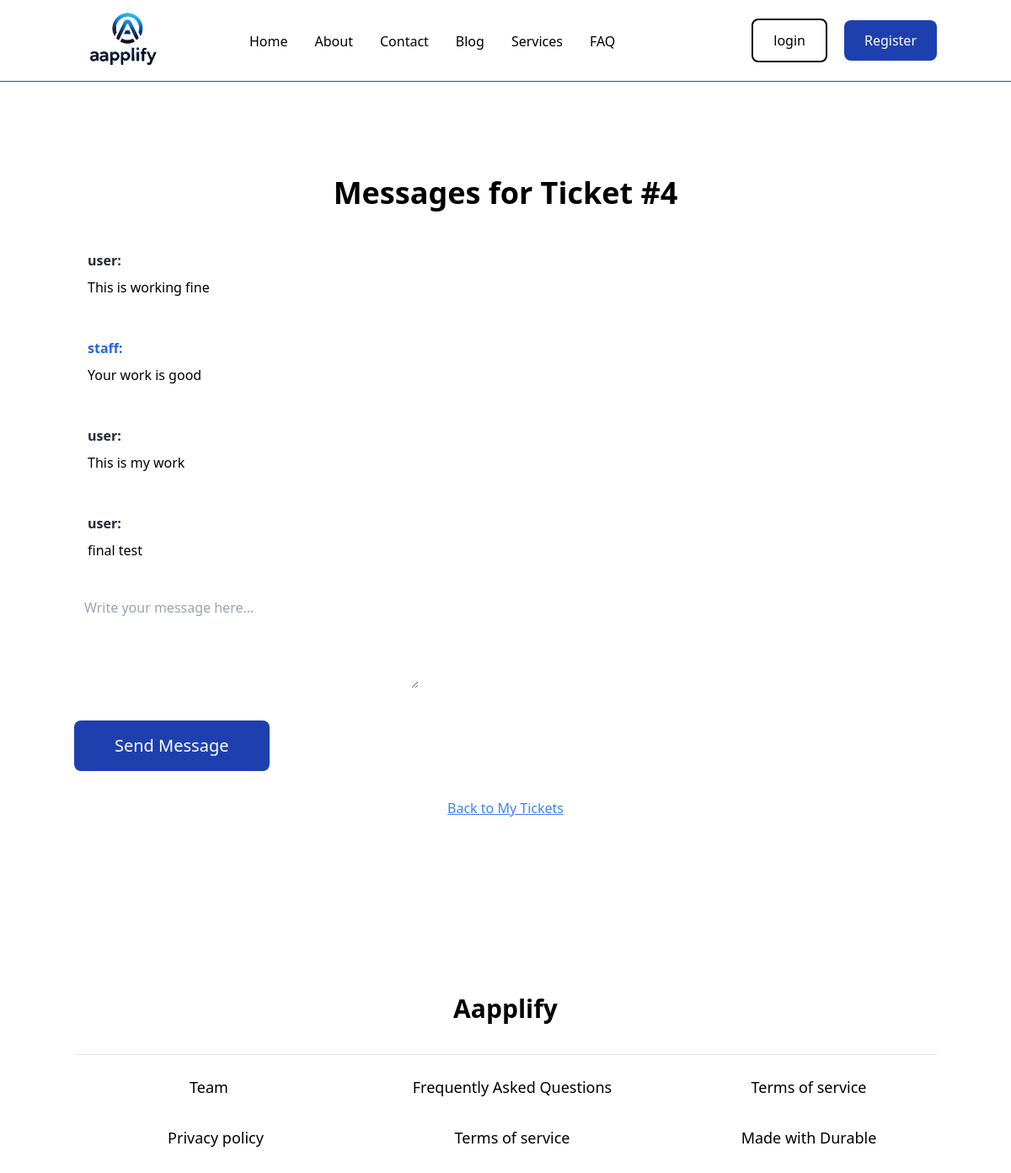
The page /tickets/4/ on the database its author committed.
### mainapp/models.py (models this page shows, shortened)
class Ticket(BaseModel):
    subject = models.CharField(_("Subject"), max_length=255)
    staff = models.ForeignKey('authentication.User', on_delete=models.CASCADE, related_name='staffs', null=True, blank=True)
    user = models.ForeignKey('authentication.User', on_delete=models.CASCADE, related_name="users", null=True, blank=True)
    class Meta:
        verbose_name = _("Ticket")
        verbose_name_plural = _("Tickets")

class Message(BaseModel):
    room = models.ForeignKey(Ticket, on_delete=models.CASCADE, related_name="messages")
    user = models.ForeignKey('authentication.User', on_delete=models.CASCADE, related_name="message_users")
    content = CKEditor5Field('Text', config_name='extends')
    is_staff_response = models.BooleanField(default=False)
    class Meta:
        verbose_name = _("Message")
        verbose_name_plural = _("Messages")
        ordering = ['-pk']

### authentication/models.py (models this page shows, shortened)
class BaseModel(models.Model):
    created_at = models.DateTimeField(auto_now_add=True)
    updated_at = models.DateTimeField(auto_now=True)
    class Meta:
        abstract = True

class User(BaseModel, AbstractBaseUser, PermissionsMixin):
    STAFF = "STAFF"
    REGULAR_USER = "USER"
    ROLES = [
        (STAFF, STAFF),
        (REGULAR_USER, REGULAR_USER)
    ]
    username = models.CharField(_("Username"), max_length=50)
    email = models.EmailField(_("Email"), max_length=254, unique=True, blank=False, null=False)
    phone = models.CharField(_("User Phone Number"), max_length=50, null=True)
    is_active = models.BooleanField(_("Active"), default=True)
    is_staff = models.BooleanField(_("Staff"), default=False)
    is_superuser = models.BooleanField(_("Superuser"), default=False)
    role = models.CharField(_("Role"), max_length=50, choices=ROLES, default=REGULAR_USER)
    USERNAME_FIELD = "email"
    objects = UserManager()
    class Meta:
        verbose_name = _("User")
        verbose_name_plural = _("Users")
        ordering = ["-created_at"]

### mainapp/views.py (the view, shortened to what this page needs)
# urls.py: path('tickets/<int:pk>/', TicketDetailView.as_view(), name='ticket_detail'),
class TicketDetailView(View):
    def get(self, request, pk):
        ticket = get_object_or_404(Ticket, pk=pk)
        messages = Message.objects.filter(room=ticket)
        form = MessageForm()  # Initialize the form
        return render(request, 'pages/ticket_detail.html', {'ticket': ticket, 'messages': messages, 'form': form})

### mainapp/forms.py
class MessageForm(forms.ModelForm):
    class Meta:
        model = Message
        fields = ['content']
        widgets = {
            'content': forms.Textarea(attrs={
                'placeholder': 'Write your message here...',
                'class': 'form-control p-3',
                'rows': 4,  # Adjust the number of visible rows
            }),
        }

### templates/pages/ticket_detail.html (shortened to what this page needs)
{% extends "mainbase.html" %}
{% load static %}
{% block content %}
    <section class="py-28 flex flex-col items-center justify-center container">
        <h2 class="text-4xl font-bold text-center mb-8">Messages for Ticket #{{ ticket.pk }}</h2>
        <div class="w-full">
            {% if messages %}
                <ul class="list-none">
                    {% for message in messages %}
                        <li class="mb-4 p-4 ">
                            <p class="font-semibold {{ message.is_staff_response|yesno:'text-blue-600,text-gray-800' }}">
                                {{ message.user.username }}:
                            </p>
                            <p class="mt-2">{{ message.content|safe }}</p>
                        </li>
                    {% endfor %}
                </ul>
            {% else %}
                <p>No messages found for this ticket.</p>
            {% endif %}
        </div>
        <div class="w-full flex justify-start">
            <form method="post" class="w-full">
                <div class="mb-4">
                    {{ form.content }}
                </div>
                <button type="submit" class="py-4 px-12 bg-blue-800 rounded-lg text-white text-xl mt-4">Send Message</button>
            </form>
        </div>
        <a href="{% url 'main_token' %}" class="mt-8 text-blue-500 underline">Back to My Tickets</a>
    </section>
{% endblock content %}

### static/css/navbar.css (style rules this page uses)
.container { max-width: 1920px; margin: auto; }
@media screen and (max-width: 1400px) { .container { max-width: 1120px; } }
@media screen and (max-width: 1200px) { .container { max-width: 940px; } }
*,html { margin: 0; padding: 0; box-sizing: border-box; }

### rows shown on the page
Ticket: pk "4"
Message: user.username "user", content "This is working fine"
Message: user.username "staff", content "Your work is good"
Message: user.username "user", content "This is my work"
Message: user.username "user", content "final test"
